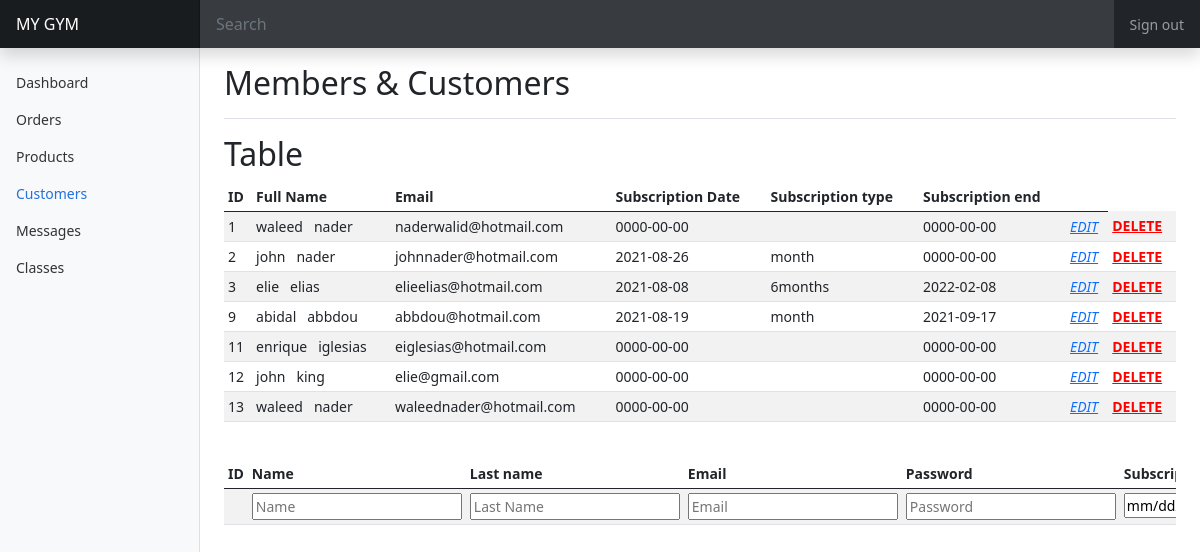
The page /Admin/customers.php (signed in) on the database its author committed.
### tables this page shows
CREATE TABLE IF NOT EXISTS `users` (
  `id` int NOT NULL AUTO_INCREMENT,
  `name` text NOT NULL,
  `surname` text NOT NULL,
  `email` text NOT NULL,
  `password` text NOT NULL,
  `age` int NOT NULL,
  `height` int NOT NULL,
  `weight` int NOT NULL,
  `Subscription date` date NOT NULL,
  `subscription type` text NOT NULL,
  `subscription end` date NOT NULL,
  PRIMARY KEY (`id`)
);

### Admin/customers.php (the view, shortened to what this page needs)
<?php
$link = mysqli_connect("localhost", "root", "", "mygym") or die("Error connecting to DB");
$query = "SELECT * FROM users" ;
$results = mysqli_query($link, $query);
?>
<!doctype html>
<html lang="en">
  <head>
<link href="../CSS/bootstrap.css" rel="stylesheet">
    <link href="../CSS/dashboard.css" rel="stylesheet">
    <link href="../CSS/dashboard.css" rel="stylesheet">
  </head>
  <body>
<header class="navbar navbar-dark sticky-top bg-dark flex-md-nowrap p-0 shadow">
  <a class="navbar-brand col-md-3 col-lg-2 me-0 px-3" href="#">MY GYM</a>
  <input class="form-control form-control-dark w-100" type="text" placeholder="Search" aria-label="Search" id="searchBar">
  <div class="navbar-nav">
    <div class="nav-item text-nowrap">
    <a class="nav-link px-3" href="./LI_LO/logout.php">Sign out</a>
    </div>
  </div>
</header>
<div class="container-fluid">
  <div class="row">
    <nav id="sidebarMenu" class="col-md-3 col-lg-2 d-md-block bg-light sidebar collapse">
      <div class="position-sticky pt-3">
        <ul class="nav flex-column">
          <li class="nav-item">
            <a class="nav-link" aria-current="page" href="index.php">
              Dashboard
            </a>
          </li>
          <li class="nav-item">
            <a class="nav-link" href="orders.php">
              Orders
            </a>
          </li>
          <li class="nav-item">
            <a class="nav-link" href="products.php">
              Products
            </a>
          </li>
          <li class="nav-item">
            <a class="nav-link active" href="customers.php">
              Customers
            </a>
          </li>
          <li class="nav-item">
            <a class="nav-link" href="messages.php">
              Messages
            </a>
          </li>
          <li class="nav-item">
            <a class="nav-link" href="classes.php">
              Classes
            </a>
          </li>
        </ul>
      </div>
    </nav>
    <main class="col-md-9 ms-sm-auto col-lg-10 px-md-4">
      <div class="d-flex justify-content-between flex-wrap flex-md-nowrap align-items-center pt-3 pb-2 mb-3 border-bottom">
        <h1 class="h2">Members & Customers</h1>
      </div>
<h2>Table</h2>
      <div class="table-responsive">
        <table class="table table-striped table-sm">
          <thead>
            <tr>
              <th scope="col">ID</th>
              <th scope="col">Full Name</th>
              <th scope="col">Email</th>
              <th scope="col">Subscription Date</th>
              <th scope="col">Subscription type</th>
              <th scope="col">Subscription end</th>
              <th scope="col"></th>
            </tr>
          </thead>
          <tbody id="Container">
       <?php   while($row = mysqli_fetch_assoc($results)){
         ?>
                      <form method='POST'>
            <tr>
              <td><?php echo $row['id']; ?></td>
              <td><?php echo $row['name']; ?> &nbsp; <?php echo $row['surname']; ?></td>
              <td><?php echo $row['email']; ?></td>
              <td><?php echo $row['Subscription date']; ?></td>
              <td><?php echo $row['subscription type']; ?></td>
              <td><?php echo $row['subscription end']; ?></td>
              <td><a href="#EditModal" class="edit" data-bs-toggle="modal">
							<i class="material-icons update" data-toggle="tooltip"
							data-id="<?php echo $row['id']; ?>"
							data-name="<?php echo $row['name']; ?>"
              data-lastname="<?php echo $row['surname']; ?>"
							data-email="<?php echo $row['email']; ?>"
							data-sdate="<?php echo $row['Subscription date']; ?>"
							data-stype="<?php echo $row['subscription type']; ?>"
              data-sEnd="<?php echo $row['subscription end']; ?>"
							title="Edit">EDIT</i>
						</a></td><td><a href="#staticBackdropLive" data-bs-toggle="modal" data-bs-target="#staticBackdropLive" style="color:red;">
              <b class="delete" data-toggle="tooltip" data-id_d="<?php echo $row['id']; ?>">DELETE</b></a></td>
            </tr>
            </form>
            <?php
          }
  ?>
          </tbody>
        </table>
      </div>
        <div class="table-responsive">
          <table class="table table-striped table-sm">
            <thead>
              <tr>
                <th scope="col">ID</th>
                <th scope="col">Name</th>
                <th scope="col">Last name</th>
                <th scope="col">Email</th>
                <th scope="col">Password</th>
                <th scope="col">Subscription Date</th>
              </tr>
            </thead>
            <tbody>
            <form method="POST">  <tr>
                <td></td>
                <td><input type="text" name="name" placeholder="Name" required></td>
                <td><input type="text" name="lastName" placeholder="Last Name" required></td>
                <td><input type="email" name="email" placeholder="Email" required></td>
                <td><input type="password" name="password" placeholder="Password" required></td>
                <td><input type="date" name="subscriptiondate" required></td>
              </tr>
            </tbody>
          </table>
        </div>
          </div>
  </div>
  </body>
</html>

### CSS/dashboard.css (style rules this page uses)
body { font-size: .875rem; }
.sidebar { position: fixed; top: 0; bottom: 0; left: 0; z-index: 100; padding: 48px 0 0; box-shadow: inset -1px 0 0 rgba(0, 0, 0, .1); }
.sidebar .nav-link { font-weight: 500; color: #333; }
.sidebar .nav-link.active { color: #2470dc; }
.navbar-brand { padding-top: .75rem; padding-bottom: .75rem; font-size: 1rem; background-color: rgba(0, 0, 0, .25); box-shadow: inset -1px 0 0 rgba(0, 0, 0, .25); }
.navbar .form-control { padding: .75rem 1rem; border-width: 0; border-radius: 0; }
.form-control-dark { color: #fff; background-color: rgba(255, 255, 255, .1); border-color: rgba(255, 255, 255, .1); }

### rows shown on the page
users: id "1", name "waleed", surname "nader", email "naderwalid@hotmail.com", Subscription date "0000-00-00", subscription end "0000-00-00"
users: id "2", name "john", surname "nader", email "johnnader@hotmail.com", Subscription date "2021-08-26", subscription type "month", subscription end "0000-00-00"
users: id "3", name "elie", surname "elias", email "elieelias@hotmail.com", Subscription date "2021-08-08", subscription type "6months", subscription end "2022-02-08"
users: id "9", name "abidal", surname "abbdou", email "abbdou@hotmail.com", Subscription date "2021-08-19", subscription type "month", subscription end "2021-09-17"
users: id "11", name "enrique", surname "iglesias", email "eiglesias@hotmail.com", Subscription date "0000-00-00", subscription end "0000-00-00"
users: id "12", name "john", surname "king", email "elie@gmail.com", Subscription date "0000-00-00", subscription end "0000-00-00"
users: id "13", name "waleed", surname "nader", email "waleednader@hotmail.com", Subscription date "0000-00-00", subscription end "0000-00-00"
